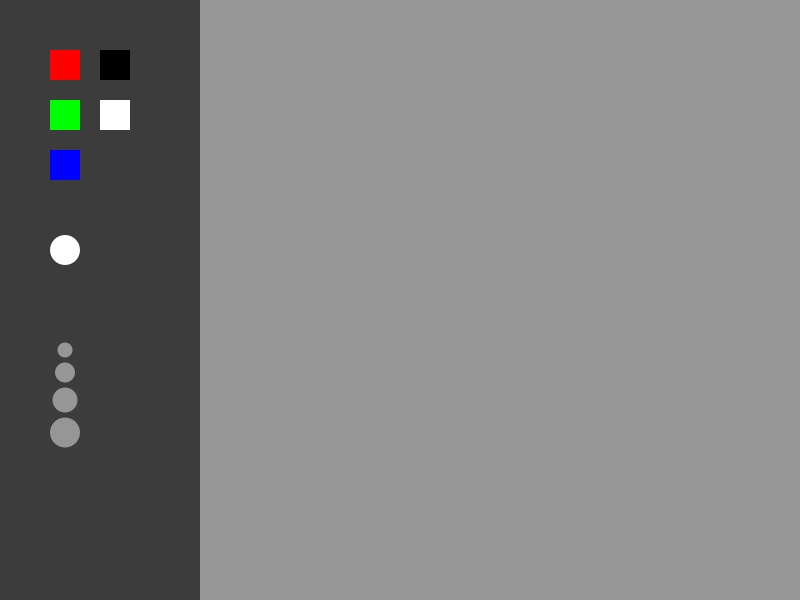
Frame 1 (no input)
Frame 60 (the mouse pressed at the canvas centre just before this capture): identical to frame 1, image omitted
Frame 120 (the mouse held since frame 60 and released just before this capture): identical to frame 1, image omitted

The Processing sketch that drew this single still picture (run headless with seeded random() and noise(); from frame 60 on, the mouse is pressed at the canvas centre):

// Processing sketch: processing_162586
// ── processing_162586.pde

int xPos = 50;
int yPos = 50;
int bSize = 30;
void setup() {

  size(800, 600);
  background(60);
  
// drawing space
noStroke();
  fill(150);
  rect(200, 0, 600, 600);


// color chart

//red
  fill(255, 0, 0);
  rect(xPos, yPos, bSize, bSize);

//green
  fill(0, 255, 0);
  rect(xPos, yPos*2, bSize, bSize);

//blue
  fill(0, 0, 255);
  rect(xPos, yPos+yPos*2, bSize, bSize);
  
//white
fill(0);
rect(xPos*2, yPos, bSize, bSize);

//black
fill(255);
rect(xPos*2, yPos*2, bSize,bSize);

//eraser
fill(255);
ellipse(xPos+15,yPos+yPos*4, bSize, bSize);


//strokeweight
  fill(150);
ellipse(xPos+15, yPos*7, bSize -15, bSize -15);
ellipse(xPos+15, yPos*7.45, bSize -10,bSize -10);
ellipse(xPos+15, yPos*8, bSize -5,bSize -5);
ellipse(xPos+15, yPos*8.65, bSize,bSize);


}


void draw() {


  if (mousePressed) {
    if ( mouseX > 210 && mouseX < 780 && mouseY > 0  && mouseY < 600  == true) {
      
      line(pmouseX, pmouseY, mouseX, mouseY);
    }
    
    if ( mouseX > xPos && mouseX < xPos+bSize && mouseY > yPos  && mouseY < yPos+bSize) {
      stroke(255, 0, 0);
      
  }
  
  
     if ( mouseX > xPos && mouseX < xPos+bSize && mouseY > yPos*2  && mouseY < yPos*2 +bSize) {
      stroke(0, 255, 0);
      
      
     }
     
     if ( mouseX > xPos && mouseX < xPos+15+bSize && mouseY > yPos+yPos*2  && mouseY < yPos+yPos*2 +bSize) {
      stroke(0, 0, 255);
      
  
  }
  
  if ( mouseX > xPos*2 && mouseX < xPos*2+bSize && mouseY > yPos  && mouseY < yPos+bSize) {
      stroke(0);
      
  }
  
   if ( mouseX > xPos*2 && mouseX < xPos*2+bSize && mouseY > yPos*2  && mouseY < yPos*2 +bSize) {
      stroke(255);
      
  }
  //stroke
  if ( mouseX > xPos+15 && mouseX < xPos+15+bSize-10 && mouseY > yPos*7  && mouseY < yPos*7 +bSize-10) {
      strokeWeight(3);
      
  }
   if ( mouseX > xPos+15 && mouseX < xPos+15+bSize-10 && mouseY > yPos*7.45  && mouseY < yPos*7.45 +bSize-10) {
      strokeWeight(5);
      
  }
     if ( mouseX > xPos+15 && mouseX < xPos+15+bSize-5 && mouseY > yPos*8  && mouseY < yPos*8 +bSize-5) {
      strokeWeight(7);
      
  }
  if ( mouseX > xPos+15 && mouseX < xPos+15+bSize && mouseY > yPos*8.65  && mouseY < yPos*8.65 +bSize) {
      strokeWeight(15);
      
  }
  
  
  
  //
  
  if ( mouseX > xPos  && mouseX < xPos  +bSize && mouseY > yPos+yPos*4  && mouseY < yPos+yPos*4 +bSize) {
      noStroke();
      fill(150);
      rect(200,0,600,600);
  
  }
  
  
  }
      
}
